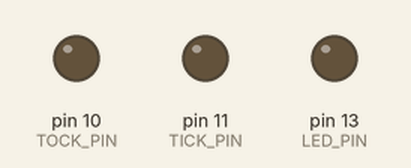
The sketch below on a simulated Arduino Uno, built with avr-gcc and run on an emulated ATmega328P. Shown: output pins drawn as LEDs (lit = HIGH). What the sketch prints to the serial monitor is not drawn.

Above: at 0.5 s.
Timing chart, 0 to 4.6 s (numbered marks = the images above):
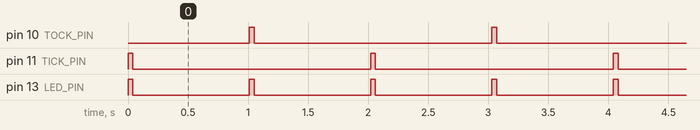

Measured:
- by itself, pin 10 (TOCK_PIN), pin 11 (TICK_PIN): alternates HIGH for 0.04 s and LOW for 2.0 s
- by itself, pin 13 (LED_PIN): alternates HIGH for 0.04 s and LOW for 0.97 s
- by itself, everything shown: repeats every 2.0 s, in 4 steps

The sketch:

DriveClock.ino
```cpp
// (licence header left out)
/****
 *    Constants
 ****/
#define LED_PIN    (13)                         // Built-in LED is on pin 13
#define TICK_PIN   (11)                         // The pin to pulse to tick the clock forward one second
#define TOCK_PIN   (10)                         // The pin to pulse to tock the clock forward one second
#define PULSE_TIME (40)                         // Duration in ms of pulses


void setup() {
  pinMode(LED_PIN, OUTPUT);                     // We write to the LED pin
  digitalWrite(LED_PIN, LOW);                   // Turn LED off for sure
  pinMode(TICK_PIN, OUTPUT);                    // Set up the tick pin of the clock's Lavet motor
  digitalWrite(TICK_PIN, LOW);
  pinMode(TOCK_PIN, OUTPUT);                    // Set up the tock pin of the clock's Lavet motor
  digitalWrite(TOCK_PIN, LOW);
  Serial.begin(9600);                           // Set up serial communications
  Serial.println("Clock Driver v1.0");          // Announce outselves
}

/****
 *
 *  Move the clock's Lavet motor one step (i.e., one second) forward.
 *
 *  The Lavet motor of the clock movement is connected, with a series resistor, to pins tickPin
 *  and tockPin. On a tick, a pulse goes to tickPin (and gets sunk on tockPin). On a tock, the pulse
 *  goes the other way.
 *
 ****/

void stepClock() {

  static boolean tick = true;                   // Whether the lavet motor needs a tick or a tock

  digitalWrite(LED_PIN, HIGH);                  // Turn on LED
  if (tick) {
    digitalWrite(TICK_PIN, HIGH);               // Issue a tick pulse
    delay(PULSE_TIME);
    digitalWrite(TICK_PIN, LOW);
  } else {
    digitalWrite(TOCK_PIN, HIGH);               // Issue a tock pulse
    delay(PULSE_TIME);
    digitalWrite(TOCK_PIN, LOW);
  }
  digitalWrite(LED_PIN, LOW);                   // Turn off LED
  tick = !tick;                                 // Switch from tick to tock or vice versa
}

/****
 *
 *  Main loop
 *
 ****/

void loop() {

  stepClock();                                 // Step the clock forward by one second
  delay(970);                                  // Delay a little less than 1 sec
}
```
